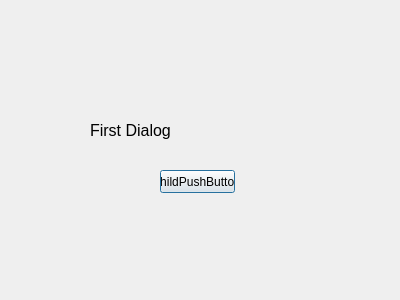
<?xml version="1.0" encoding="UTF-8"?>
<ui version="4.0">
 <class>Dialog</class>
 <widget class="QDialog" name="Dialog">
  <property name="geometry">
   <rect>
    <x>0</x>
    <y>0</y>
    <width>400</width>
    <height>300</height>
   </rect>
  </property>
  <property name="windowTitle">
   <string>Dialog</string>
  </property>
  <widget class="QLabel" name="label">
   <property name="geometry">
    <rect>
     <x>90</x>
     <y>120</y>
     <width>100</width>
     <height>20</height>
    </rect>
   </property>
   <property name="font">
    <font>
     <pointsize>12</pointsize>
    </font>
   </property>
   <property name="text">
    <string>First Dialog</string>
   </property>
  </widget>
  <widget class="QPushButton" name="pushButton">
   <property name="geometry">
    <rect>
     <x>160</x>
     <y>170</y>
     <width>75</width>
     <height>23</height>
    </rect>
   </property>
   <property name="text">
    <string>childPushButton</string>
   </property>
  </widget>
 </widget>
 <resources/>
 <connections/>
</ui>
